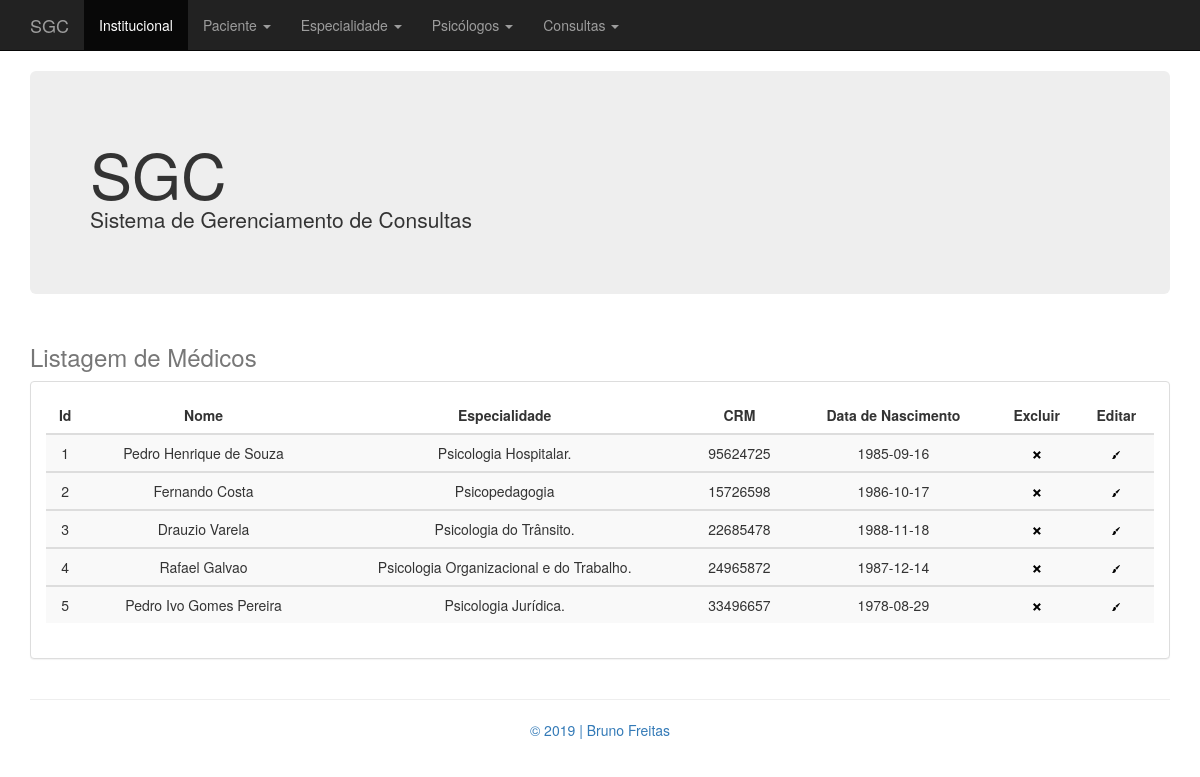
The app's page /index.php?pagina=listar_medico.php with its own data.
### tables this page shows
CREATE TABLE IF NOT EXISTS `medico` (
  `id_medico` INT NOT NULL AUTO_INCREMENT COMMENT 'Id da Tabela medico',
  `nome_medico` VARCHAR(40) CHARACTER SET 'utf8' COLLATE 'utf8_general_ci' NOT NULL COMMENT 'Nome do Médico',
  `crm_medico` VARCHAR(8) CHARACTER SET 'utf8' COLLATE 'utf8_general_ci' NOT NULL COMMENT 'CRM do Médico\nMáximo 8 números',
  `data_nasc_medico` DATE NOT NULL COMMENT 'Data de Nascimento do Médico',
  `especialidade_id_especialidade` INT NOT NULL,
  PRIMARY KEY (`id_medico`, `especialidade_id_especialidade`),
  UNIQUE INDEX `id_medico_UNIQUE` (`id_medico` ASC),
  INDEX `fk_medico_especialidade1_idx` (`especialidade_id_especialidade` ASC),
  CONSTRAINT `fk_medico_especialidade1`
    FOREIGN KEY (`especialidade_id_especialidade`)
    REFERENCES `especialidade` (`id_especialidade`)
    ON DELETE CASCADE
    ON UPDATE CASCADE);

CREATE TABLE IF NOT EXISTS `especialidade` (
  `id_especialidade` INT NOT NULL AUTO_INCREMENT COMMENT 'Id da Tabela especialidade',
  `descricao_especialidade` VARCHAR(40) CHARACTER SET 'utf8' COLLATE 'utf8_general_ci' NOT NULL COMMENT 'Descrição (nome) da Especialidade Médica',
  PRIMARY KEY (`id_especialidade`),
  UNIQUE INDEX `id_especialidade_UNIQUE` (`id_especialidade` ASC));

### class/Conexao.php (called while the page is built, shortened)
<?php
class Conexao {
	public static function abrirConexao() {
		$mysql_usuario = "root";
		$mysql_password = "";
		$mysql_database = "db_clinica";
		$mysql_host  = "localhost";
		$varcon = mysqli_connect($mysql_host, $mysql_usuario, $mysql_password, $mysql_database);
		if ($varcon)
			return($varcon);
		  else
			return(false);
	}
	public static function fecharConexao($varcon) {
		if(mysqli_close($varcon))
			return(true);
		else
			return(false);
	}
	public static function executaSql($strSql) {
		$linkCon = Conexao::abrirConexao();
		$resultado = mysqli_query($linkCon, $strSql);
	   	return $resultado;
	}
}

### class/Medico.php (called while the page is built, shortened)
<?php
include "Conexao.php";
class Medico {
    private $idMedico;
    private $nomeMedico;
    private $crmMedico;
    private $dataNascimentoMedico;
    private $descricaoMedicoEspecialidade;
    public function getIdMedico() {
        return $this->idMedico;
    }
    public function setIdMedico($idMedico) {
        $this->idMedico = $idMedico;
    }
    public function getNomeMedico() {
        return $this->nomeMedico;
    }
    public function setNomeMedico($nomeMedico) {
        $this->nomeMedico = $nomeMedico;
    }
    public function getCrmMedico() {
        return $this->crmMedico;
    }
    public function setCrmMedico($crmMedico) {
        $this->crmMedico = $crmMedico;
    }
    public function getDataNascimentoMedico() {
        return $this->dataNascimentoMedico;
    }
    public function setDataNascimentoMedico($dataNascimentoMedico) {
        $this->dataNascimentoMedico = $dataNascimentoMedico;
    }
    public function getDescricaoMedicoEspecialidade() {
        return $this->descricaoMedicoEspecialidade;
    }
    public function setDescricaoMedicoEspecialidade($descricaoMedicoEspecialidade) {
        $this->descricaoMedicoEspecialidade = $descricaoMedicoEspecialidade;
    }
    public function listarMedico() {
        $strSql = "SELECT * FROM medico INNER JOIN especialidade ON medico.especialidade_id_especialidade = especialidade.id_especialidade";
        $rs = Conexao::executaSql($strSql);
        return $rs;
    }
}

### listar_medico.php (the view)
<?php
    include 'class/Medico.php';
    $medico = new Medico();
    $consulta = $medico->listarMedico();
?>
<div class="container">
    <div class="header clearfix">
        <h3 class="text-muted">Listagem de Médicos</h3>
    </div>
    <div class="row">
        <div class="col-md-12">
            <div class="panel panel-default">
                <div class="panel-body">
                    <div class="table-responsive">
                        <table class="table cabecalho table-striped" >
                            <thead>
                                <tr>
                                    <th class="cabecalho">Id</th>
                                    <th class="cabecalho">Nome</th>
                                    <th class="cabecalho">Especialidade</th>
                                    <th class="cabecalho">CRM</th>
                                    <th class="cabecalho">Data de Nascimento</th>
                                    <th class="cabecalho">Excluir</th>
                                    <th class="cabecalho">Editar</th>
                                </tr>
                            </thead>
                            <?php
                            while($linha = mysqli_fetch_array($consulta, MYSQLI_ASSOC)) {
                                $medico->setIdMedico($linha['id_medico']);
                                $medico->setNomeMedico($linha['nome_medico']);
                                $medico->setIdMedicoEspecialidade($linha['especialidade_id_especialidade']);
                                $medico->setDescricaoMedicoEspecialidade($linha['descricao_especialidade']);
                                $medico->setCrmMedico($linha['crm_medico']);
                                $medico->setDataNascimentoMedico($linha['data_nasc_medico']);
                                $alert = 'msgConfirmaDeleteMedico('.$medico->getIdMedico().')';
                                echo '
                                <tbody>
                                    <tr>
                                        <td>'.$medico->getIdMedico().'</td>
                                        <td>'.$medico->getNomeMedico().'</td>
                                        <td>'.$medico->getDescricaoMedicoEspecialidade().'</td>
                                        <td>'.$medico->getCrmMedico().'</td>
                                        <td>'.$medico->getDataNascimentoMedico().'</td>
                                        <td><a href="javascript:void(null);" onclick="'.$alert.'"><img src="icones/open-iconic/svg/x.svg" alt="remover"></a></td>
                                        <td><a href="index.php?pagina=atualizar_medico.php&idMedico='.$medico->getIdMedico().'"><img src="icones/open-iconic/svg/brush.svg" alt="editar"></a></td>
                                    </tr>
                                </tbody>';
                            } ?>
                        </table>
                    </div>
                </div>
            </div>
        </div>
    </div>
</div>

### css/estilo.css (style rules this page uses)
.cabecalho { text-align: center }

### records on screen
medico: id_medico "1", nome_medico "Pedro Henrique de Souza", especialidade_id_especialidade.descricao_especialidade "Psicologia Hospitalar.", crm_medico "95624725", data_nasc_medico "1985-09-16"
medico: id_medico "2", nome_medico "Fernando Costa", especialidade_id_especialidade.descricao_especialidade "Psicopedagogia", crm_medico "15726598", data_nasc_medico "1986-10-17"
medico: id_medico "3", nome_medico "Drauzio Varela", especialidade_id_especialidade.descricao_especialidade "Psicologia do Trânsito.", crm_medico "22685478", data_nasc_medico "1988-11-18"
medico: id_medico "4", nome_medico "Rafael Galvao", especialidade_id_especialidade.descricao_especialidade "Psicologia Organizacional e do Trabalho.", crm_medico "24965872", data_nasc_medico "1987-12-14"
medico: id_medico "5", nome_medico "Pedro Ivo Gomes Pereira", especialidade_id_especialidade.descricao_especialidade "Psicologia Jurídica.", crm_medico "33496657", data_nasc_medico "1978-08-29"
